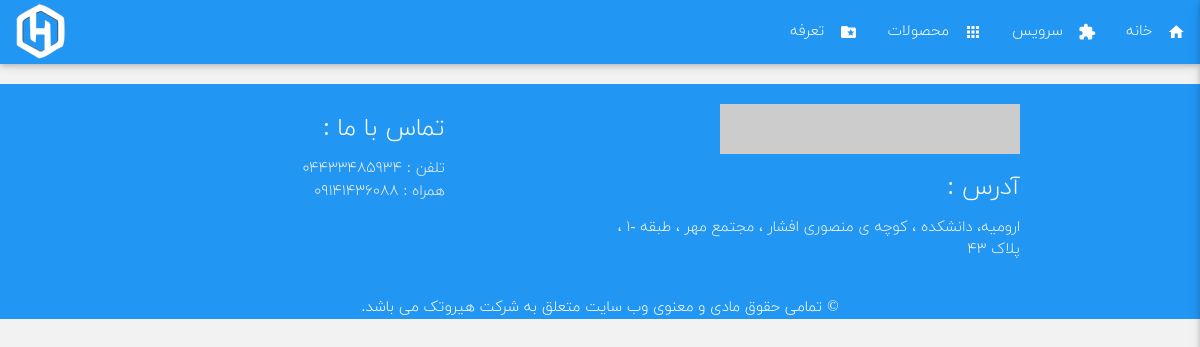
The page /service/ on the database as committed earlier.
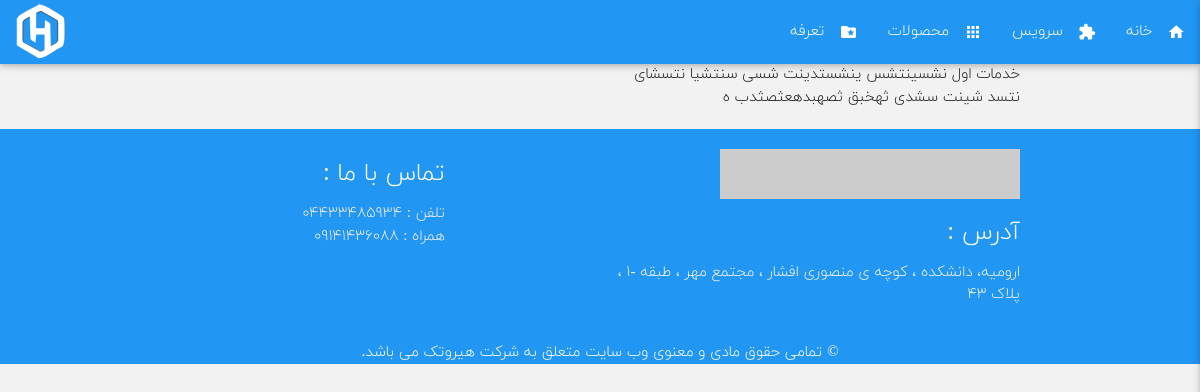
The same page on the database as committed later.
### app/models.py (models this page shows, shortened)
class Service(models.Model):
    name = models.CharField(max_length=80)
    desc = models.TextField()
    date = models.DateTimeField()

### app/views.py (the view)
# urls.py: path('service/', appview.service),
def service(request):
    services = Service.objects.all()
    return render(request, 'app/service.html', {'services':services})

### app/templates/app/service.html
{% extends 'app/base.html' %}
{% load static %}
{% block content %}
<div class="container">
    <div class="row">
        {% for service in services %}
            <div class="col s6 m6 l6 xl6">
                {{ service.name }}
                {{ service.desc }}
            </div>
        {% endfor %}
    </div>
</div>
{% endblock %}

### app/templates/app/base.html (shortened to what this page needs)
<!DOCTYPE html>
<html lang="fa" dir="rtl">
<head>
    {% load static %}
    <link rel="stylesheet" href="{% static 'app/css/style.css' %}">
</head>
<body>
    {% include 'app/include/_menu.html' %}
    {% block content %}
    {% endblock %}
    {% include 'app/include/_footer.html' %}
</body>
</html>

### app/templates/app/include/_menu.html (shortened to what this page needs)
{% load static %}
  <div class="navbar-fixed">
    <nav role="navigation">
      <div class="nav-wrapper blue">
        <a class="brand-logo left" href="#">
          <img src="{% static 'calendarapp/img/top_logo_tr.png'%}" />
        </a>
        <ul class="right hide-on-med-and-down waves-effect">
          <li>
            <a href="/">
              <i class="material-icons right tinn">home</i> خانه</a>
          </li>
          <li>
            <a href="/service">
              <i class="material-icons right tinn">extension</i> سرویس</a>
          </li>
          <li>
            <a href="#prudoct">
              <i class="material-icons right tinn">apps</i> محصولات</a>
          </li>
          <li>
            <a href="#price">
              <i class="material-icons right tinn">folder_special</i> تعرفه</a>
          </li>
        </ul>
      </div>
    </nav>
  </div>

### app/templates/app/include/_footer.html
{% load static %}
<footer class="page-footer blue">
    <div class="container">
    <div class="row">
        <div class="col l6 s12">
        <img src="http://via.placeholder.com/300x50">
        <h5 class="white-text">آدرس :</h5>
        <p class="grey-text text-lighten-4">ارومیه، دانشکده ، کوچه ی منصوری افشار ، مجتمع مهر ، طبقه -۱ ، پلاک ۴۳
        </p>
        </div>
        <div class="col l4 offset-l2 s12">
        <h5 class="white-text">تماس با ما :</h5>
        <ul>
            <li>
            <a class="grey-text text-lighten-3" href="#!">تلفن : ۰۴۴۳۳۴۸۵۹۳۴ </a>
            </li>
            <li>
            <a class="grey-text text-lighten-3" href="#!">همراه : ۰۹۱۴۱۴۳۶۰۸۸</a>
            </li>
        </ul>
        </div>
    </div>
    </div>
    <div class="footer-copyright">
    <div class="container">
        <p class="white-text center-align">© تمامی حقوق مادی و معنوی وب سایت متعلق به شرکت هیروتک می باشد.</p>
    </div>
    </div>
</footer>

### app/static/app/css/style.css (style rules this page uses)
body { font-family: 'IRANYekanWeb-Light'!important; text-align: right !important; background-color: #eeeeeec2 !important; }
nav, nav .nav-wrapper i, nav a.button-collapse, nav a.button-collapse i { height: 64px; line-height: 64px; }
.tinn { font-size: 18px !important; }
footer { margin-bottom: 0; }

Rows that differ between the two databases and show on the page:
added Service: name "خدمات اول", desc "نشسینتشس ینشستدینت شسی سنتشیا نتسشای نتسد شینت سشدی ثهخبق ثصهبدهعثصثدب ه"
